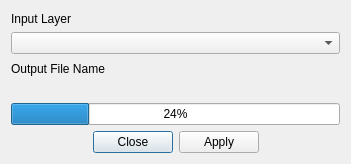
<?xml version="1.0" encoding="UTF-8"?>
<ui version="4.0">
 <class>mmqgis_delete_duplicate_form</class>
 <widget class="QDialog" name="mmqgis_delete_duplicate_form">
  <property name="windowModality">
   <enum>Qt::ApplicationModal</enum>
  </property>
  <property name="enabled">
   <bool>true</bool>
  </property>
  <property name="geometry">
   <rect>
    <x>0</x>
    <y>0</y>
    <width>351</width>
    <height>164</height>
   </rect>
  </property>
  <property name="mouseTracking">
   <bool>false</bool>
  </property>
  <property name="windowTitle">
   <string>Delete Duplicate Geometries</string>
  </property>
  <layout class="QVBoxLayout" name="verticalLayout">
   <item>
    <widget class="QLabel" name="label_4">
     <property name="text">
      <string>Input Layer</string>
     </property>
     <property name="alignment">
      <set>Qt::AlignBottom|Qt::AlignLeading|Qt::AlignLeft</set>
     </property>
    </widget>
   </item>
   <item>
    <widget class="QComboBox" name="input_layer_name"/>
   </item>
   <item>
    <widget class="QLabel" name="label">
     <property name="text">
      <string>Output File Name</string>
     </property>
     <property name="alignment">
      <set>Qt::AlignBottom|Qt::AlignLeading|Qt::AlignLeft</set>
     </property>
    </widget>
   </item>
   <item>
    <widget class="QgsFileWidget" name="output_file_name"/>
   </item>
   <item>
    <widget class="QProgressBar" name="status">
     <property name="value">
      <number>24</number>
     </property>
    </widget>
   </item>
   <item>
    <widget class="QDialogButtonBox" name="buttonBox">
     <property name="orientation">
      <enum>Qt::Horizontal</enum>
     </property>
     <property name="standardButtons">
      <set>QDialogButtonBox::Apply|QDialogButtonBox::Close</set>
     </property>
     <property name="centerButtons">
      <bool>true</bool>
     </property>
    </widget>
   </item>
  </layout>
 </widget>
 <customwidgets>
  <customwidget>
   <class>QgsFileWidget</class>
   <extends>QWidget</extends>
   <header>qgsfilewidget.h</header>
  </customwidget>
 </customwidgets>
 <tabstops>
  <tabstop>input_layer_name</tabstop>
  <tabstop>buttonBox</tabstop>
 </tabstops>
 <resources/>
 <connections>
  <connection>
   <sender>buttonBox</sender>
   <signal>accepted()</signal>
   <receiver>mmqgis_delete_duplicate_form</receiver>
   <slot>accept()</slot>
   <hints>
    <hint type="sourcelabel">
     <x>248</x>
     <y>254</y>
    </hint>
    <hint type="destinationlabel">
     <x>157</x>
     <y>274</y>
    </hint>
   </hints>
  </connection>
  <connection>
   <sender>buttonBox</sender>
   <signal>rejected()</signal>
   <receiver>mmqgis_delete_duplicate_form</receiver>
   <slot>reject()</slot>
   <hints>
    <hint type="sourcelabel">
     <x>316</x>
     <y>260</y>
    </hint>
    <hint type="destinationlabel">
     <x>286</x>
     <y>274</y>
    </hint>
   </hints>
  </connection>
 </connections>
</ui>
